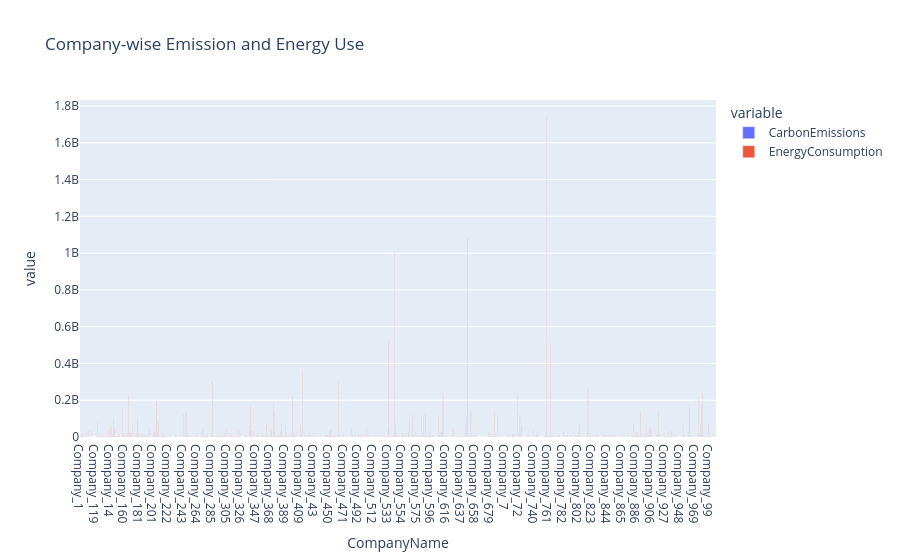

Notebook code cell kept with this figure:
### Markdown cell above
2. Company-wise Emission vs Energy

### Code cell
import pandas as pd
import plotly.express as px

df = pd.read_csv("company_esg_financial_dataset.csv")

df = df.dropna(subset=["CompanyName","Year","CarbonEmissions","EnergyConsumption"])

latest = df.sort_values(["CompanyName","Year"]).groupby("CompanyName").tail(1)

fig = px.bar(
    latest,
    x="CompanyName",
    y=["CarbonEmissions", "EnergyConsumption"],
    barmode="group",
    title="Company-wise Emission and Energy Use"
)

fig.show()

### Figure 1 — Plotly figure (JSON) as saved in the notebook; plotly's stock layout.template omitted (floating-point values rounded to 4 significant figures; data arrays with more than 128 entries replaced by an {"elided": "..."} marker saying what was removed)
{"data": [{"alignmentgroup": "True", "hovertemplate": "variable=CarbonEmissions<br>CompanyName=%{x}<br>value=%{y}<extra></extra>", "legendgroup": "CarbonEmissions", "marker": {"color": "#636efa", "pattern": {"shape": ""}}, "name": "CarbonEmissions", "offsetgroup": "CarbonEmissions", "orientation": "v", "showlegend": true, "textposition": "auto", "type": "bar", "x": {"elided": "1000 str values"}, "xaxis": "x", "y": {"elided": "1000 float values"}, "yaxis": "y"}, {"alignmentgroup": "True", "hovertemplate": "variable=EnergyConsumption<br>CompanyName=%{x}<br>value=%{y}<extra></extra>", "legendgroup": "EnergyConsumption", "marker": {"color": "#EF553B", "pattern": {"shape": ""}}, "name": "EnergyConsumption", "offsetgroup": "EnergyConsumption", "orientation": "v", "showlegend": true, "textposition": "auto", "type": "bar", "x": {"elided": "1000 str values"}, "xaxis": "x", "y": {"elided": "1000 float values"}, "yaxis": "y"}], "layout": {"barmode": "group", "legend": {"title": {"text": "variable"}, "tracegroupgap": 0}, "title": {"text": "Company-wise Emission and Energy Use"}, "xaxis": {"anchor": "y", "domain": [0, 1], "title": {"text": "CompanyName"}}, "yaxis": {"anchor": "x", "domain": [0, 1], "title": {"text": "value"}}}}
